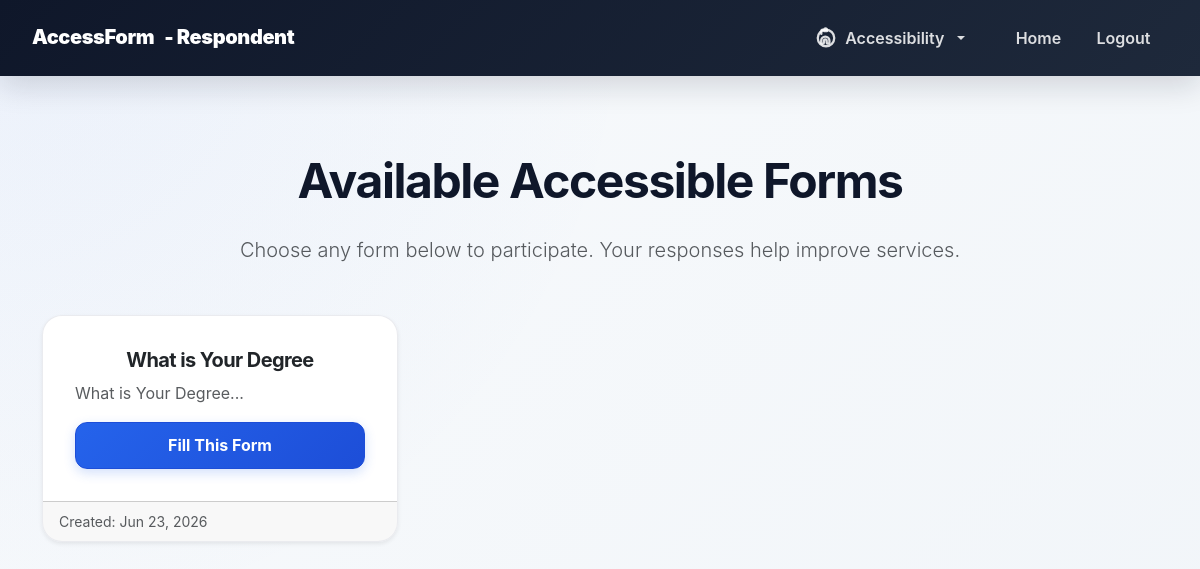
Page /respondent/respondent_dashboard.php on the committed database.
### tables this page shows
CREATE TABLE `forms` (
  `id` int(11) NOT NULL,
  `user_id` int(11) NOT NULL,
  `title` varchar(255) NOT NULL,
  `description` text DEFAULT NULL,
  `status` enum('draft','active','closed') DEFAULT 'active',
  `created_at` timestamp NOT NULL DEFAULT current_timestamp(),
  `updated_at` timestamp NOT NULL DEFAULT current_timestamp() ON UPDATE current_timestamp()
);

### respondent/respondent_dashboard.php (the view, shortened to what this page needs)
<?php
include('config.php');
$stmt = $conn->prepare("SELECT id, title, description, created_at
                        FROM forms
                        WHERE status = 'active'
                        ORDER BY created_at DESC");
$stmt->execute();
$forms = $stmt->get_result()->fetch_all(MYSQLI_ASSOC);
?>
<!DOCTYPE html>
<html lang="en">
<head>
    <link rel="stylesheet" href="https://cdn.jsdelivr.net/npm/bootstrap@5.3.3/dist/css/bootstrap.min.css">
    <link rel="stylesheet" href="../css/style.css">
</head>
<body class="bg-light">
<?php include('navbar.php'); ?>
<div class="container py-5">
    <div class="text-center mb-5">
        <h1 class="display-5 fw-bold">Available Accessible Forms</h1>
        <p class="lead text-muted">Choose any form below to participate. Your responses help improve services.</p>
    </div>
    <?php if (empty($forms)): ?>
        <div class="alert alert-info text-center py-5">
            <h4>No active forms available at the moment.</h4>
            <p>Please check back later.</p>
        </div>
    <?php else: ?>
        <div class="row g-4">
            <?php foreach ($forms as $form): ?>
                <div class="col-md-6 col-lg-4">
                    <div class="card h-100 shadow-sm hover-shadow">
                        <div class="card-body d-flex flex-column">
                            <h5 class="card-title fw-bold"><?= htmlspecialchars($form['title']) ?></h5>
                            <p class="card-text text-muted flex-grow-1">
                                <?= htmlspecialchars(substr($form['description'] ?? 'No description available.', 0, 120)) ?>...
                            </p>
                            <div class="mt-auto">
                                <a href="view_form.php?id=<?= $form['id'] ?>"
                                   class="btn btn-primary w-100">
                                    Fill This Form
                                </a>
                            </div>
                        </div>
                        <div class="card-footer text-muted small">
                            Created: <?= date('M d, Y', strtotime($form['created_at'])) ?>
                        </div>
                    </div>
                </div>
            <?php endforeach; ?>
        </div>
    <?php endif; ?>
</div>
</body>
</html>

### css/style.css (style rules this page uses)
:root { --primary-blue: #2563eb; --primary-blue-dark: #1d4ed8; --primary-blue-soft: #dbeafe; --ink: #0f172a; --muted: #64748b; --surface: #ffffff; --surface-soft: #f8fafc; --border: #cbd5e1; --shadow-sm: 0 10px 25px rgba(15, 23, 42, 0.06); --shadow-md: 0 18px 45px rgba(15, 23, 42, 0.1); --radius-lg: 20px; --radius-md: 14px; }
* { box-sizing: border-box; }
body { min-height: 100vh; margin: 0; background: radial-gradient(circle at top left, rgba(37, 99, 235, 0.06), transparent 40rem), linear-gradient(135deg, #f8fafc 0%, #f1f5f9 100%); font-family: Inter, "Segoe UI", Roboto, Arial, sans-serif; color: var(--ink); line-height: 1.65; transition: background-color 0.2s, color 0.2s; }
h1, h2, h3, h4, h5 { color: var(--ink); font-weight: 800; letter-spacing: -0.03em; text-align: center; }
h1, h2, h3, h4 { margin-top: 28px; margin-bottom: 24px; }
.container { margin-bottom: 42px; }
a { color: var(--primary-blue); text-decoration: none; font-weight: 700; }
.card, .search-container, form:not(.navbar form):not(.d-inline):not(.input-group) { border: 1px solid rgba(229, 231, 235, 0.8); border-radius: var(--radius-lg) !important; background: rgba(255, 255, 255, 0.98); box-shadow: var(--shadow-sm); }
.card { overflow: hidden; }
.card-body { padding: 2rem; }
.btn { border-radius: 12px; font-weight: 700; padding: 0.65rem 1.4rem; box-shadow: none; transition: all 0.2s cubic-bezier(0.4, 0, 0.2, 1); display: inline-flex; align-items: center; justify-content: center; gap: 8px; }
.btn-primary, .btn-search { color: #ffffff !important; border: 1px solid var(--primary-blue-dark) !important; background: linear-gradient(135deg, #2563eb 0%, #1d4ed8 100%) !important; box-shadow: 0 4px 12px rgba(37, 99, 235, 0.2); }

### rows in the picture
forms: title "What is Your Degree", description "What is Your Degree", created_at "Jun 23, 2026"
